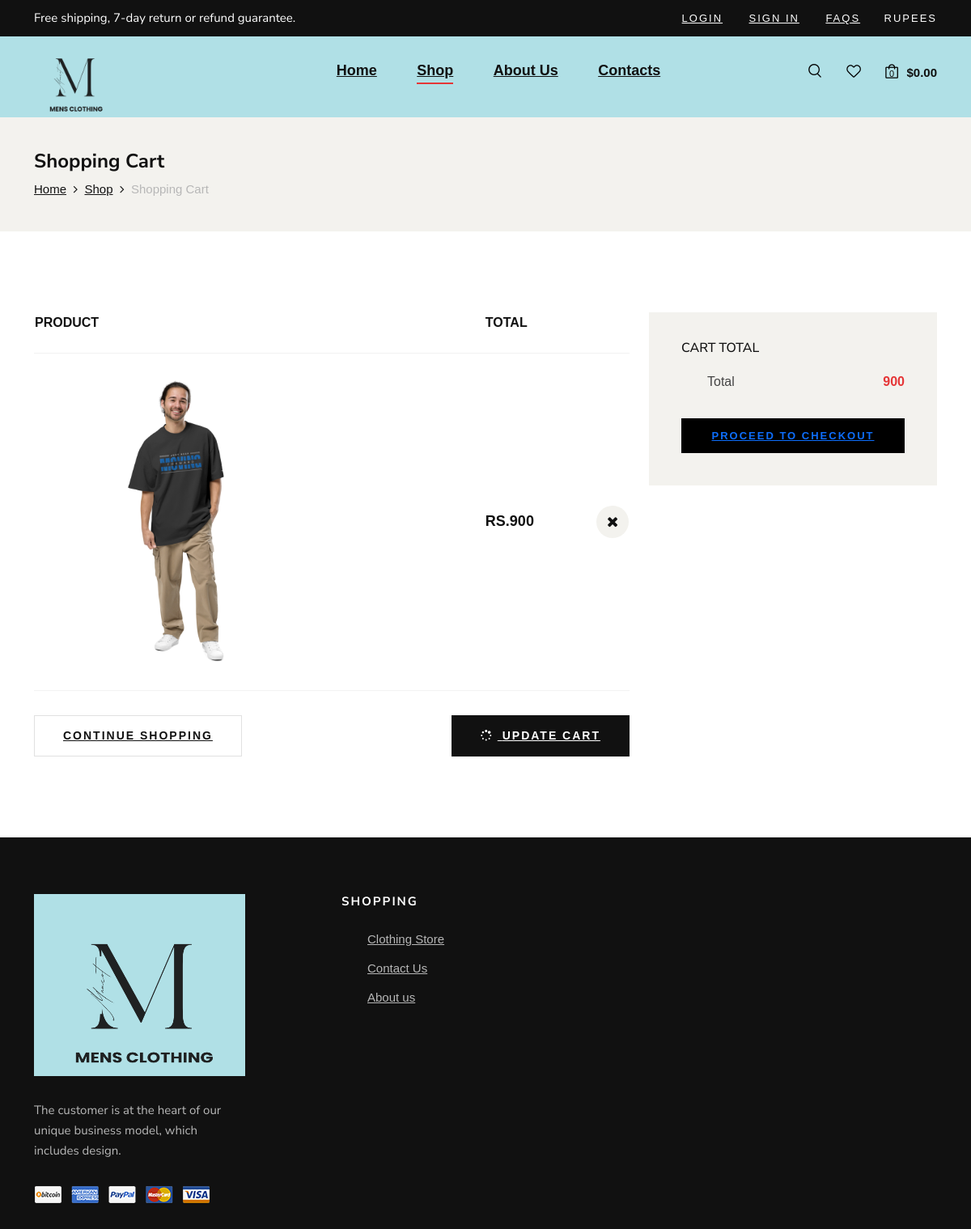
The page /product/cart/4 on the database its author committed.
### Clothingstore/models.py (models this page shows, shortened)
class product(models.Model):
    product_id = models.AutoField(primary_key=True)
    product_name=models.CharField(max_length=50)
    category=models.CharField(max_length=50)
    sub_category=models.CharField(max_length=50)
    prize=models.CharField(max_length=10)
    desc=models.CharField(max_length=1000)
    pub_date=models.DateField()
    image=models.ImageField(upload_to="images/products")

### Clothingstore/views.py (the view)
# urls.py: path("product/cart/<int:id>",views.carts,name="cart")
def carts(request,id):
    productS=product.objects.filter(product_id=id)
    return render(request,"shopping-cart.html",{"product": productS[0]})

### templates/shopping-cart.html (shortened to what this page needs)
<!DOCTYPE html>
{% load static %}
<html lang="zxx">
<head>
    <link rel="stylesheet" href=" {% static 'css/bootstrap.min.css' %}" type="text/css">
    <link rel="stylesheet" href="{% static 'css/font-awesome.min.css' %}" type="text/css">
    <link rel="stylesheet" href="{% static 'css/elegant-icons.css' %}" type="text/css">
    <link rel="stylesheet" href="{% static 'css/magnific-popup.css' %}" type="text/css">
    <link rel="stylesheet" href="{% static 'css/nice-select.css' %}" type="text/css">
    <link rel="stylesheet" href="{% static 'css/owl.carousel.min.css' %}" type="text/css">
    <link rel="stylesheet" href="{% static 'css/slicknav.min.css' %}" type="text/css">
    <link rel="stylesheet" href="{% static 'css/style.css' %}" type="text/css">
</head>
<body>
    {% if user.is_authenticated %}
    {% else %}
    <header class="header">
        <div class="header__top">
            <div class="container">
                <div class="row">
                    <div class="col-lg-6 col-md-7">
                        <div class="header__top__left">
                            <p>Free shipping, 7-day return or refund guarantee.</p>
                        </div>
                    </div>
                    <div class="col-lg-6 col-md-5">
                        <div class="header__top__right">
                            <div class="header__top__links">
                                <a href="signup">Login</a>
                                <a href="main">Sign in</a>
                                <a href="#">FAQs</a>
                            </div>
                            <div class="header__top__hover">
                                <span>RUPEES</span>
                            </div>
                        </div>
                    </div>
                </div>
            </div>
        </div>
        {% endif %}
        <div style="background-color:powderblue;">
        <div  class="container">
            <div class="row">
                <div class="col-lg-3 col-md-3">
                    <div class="header_logo" style="padding-top: 0px;">
                        <a href="home"><img src="{% static 'img/MANCOT (4).png' %}" alt="" width="100"></a>
                    </div>
                </div>
                <div class="col-lg-6 col-md-6">
                    <nav class="header__menu mobile-menu">
                        <ul>
                            <li ><a href="/">Home</a></li>
                            <li class="active"><a href="/shop">Shop</a></li>
                            <li><a href="/about">About Us</a>
                            </li>
                            <li><a href="/contact">Contacts</a></li>
                        </ul>
                    </nav>
                </div>
                <div class="col-lg-3 col-md-3">
                    <div class="header__nav__option">
                        <a href="#" class="search-switch"><img src="{% static 'img/icon/search.png' %}" alt=""></a>
                        <a href="#"><img src="{% static 'img/icon/heart.png' %}" alt=""></a>
                        <a href=""><img src="{% static 'img/icon/cart.png' %}" alt=""> <span id="cart">0</span></a>
                        <div class="price">$0.00</div>
                    </div>
                </div>
            </div>
        </div>
        </div>
    </header>
    <section class="breadcrumb-option">
        <div class="container">
            <div class="row">
                <div class="col-lg-12">
                    <div class="breadcrumb__text">
                        <h4>Shopping Cart</h4>
                        <div class="breadcrumb__links">
                            <a href="home">Home</a>
                            <a href="shop">Shop</a>
                            <span>Shopping Cart</span>
                        </div>
                    </div>
                </div>
            </div>
        </div>
    </section>
    <section class="shopping-cart spad">
        <div class="container">
            <div class="row">
                <div class="col-lg-8">
                    <div class="shopping__cart__table">
                        <table>
                            <thead>
                                <tr>
                                    <th>Product</th>
                                    <th></th>
                                    <th>Total</th>
                                    <th></th>
                                </tr>
                            </thead>
                            <tbody>
                                <tr>
                                    <td class="product__cart__item">
                                        <div class="product__cart__item__pic">
                                            <img src="{{product.image.url}}" alt="">
                                        </div>
                                    </td>
                                    <td class="quantity__item">
                                    </td>
                                    <td class="cart__price">RS.{{product.prize}}</td>
                                    <td class="cart__close"><i class="fa fa-close"></i></td>
                                </tr>
                            </tbody>
                        </table>
                    </div>
                    <div class="row">
                        <div class="col-lg-6 col-md-6 col-sm-6">
                            <div class="continue__btn">
                                <a href="/shop">Continue Shopping</a>
                            </div>
                        </div>
                        <div class="col-lg-6 col-md-6 col-sm-6">
                            <div class="continue__btn update__btn">
                                <a href="#"><i class="fa fa-spinner"></i> Update cart</a>
                            </div>
                        </div>
                    </div>
                </div>
                <div class="col-lg-4">
                    <div class="cart__total">
                        <h6>Cart total</h6>
                        <ul>
                            <li>Total <span>{{product.prize}}</span></li>
                        </ul>
                        <a href="checkout/{{product.product_id}}" type="submit" class="primary-btn">Proceed to checkout</a>
                    </div>
                </div>
            </div>
        </div>
    </section>
        <footer class="footer">
        <div class="container">
            <div class="row">
                <div class="col-lg-3 col-md-6 col-sm-6">
                    <div class="footer__about">
                        <div class="footer__logo">
                            <a href="home"><img src="{% static 'img/MANCOT (4).png'%}" height="225" width="275" alt=""></a>
                        </div>
                        <p>The customer is at the heart of our unique business model, which includes design.</p>
                        <a href="#"><img src="{% static 'img/payment.png'%}" alt=""></a>
                    </div>
                </div>
                <div class="col-lg-2 offset-lg-1 col-md-3 col-sm-6">
                    <div class="footer__widget">
                        <h6>Shopping</h6>
                        <ul>
                            <li><a href="/shop">Clothing Store</a></li>
                            <li><a href="/contact">Contact Us</a></li>
                            <li><a href="/about">About us</a></li>
                        </ul>
                    </div>
                </div>
            </div>
        </div>
    </footer>
</body>
</html>

### rows shown on the page
product: image (picture), prize "900"
